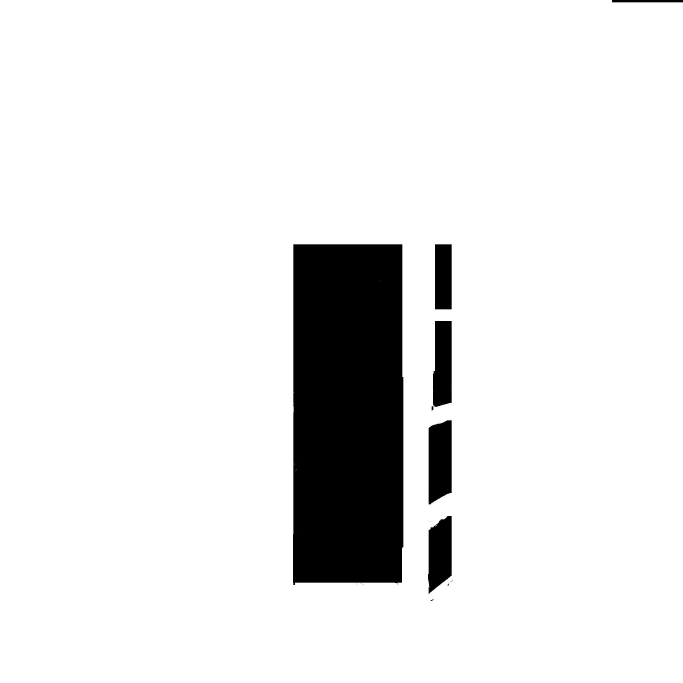
#> input picture image_processing_blending-main/externals/mask_room.jpg, 2048 x 2048 px (shown at 1/3 size); the run also reads 3 pictures not shown here
$ python sol3.py   (older library calls are emulated)
#> lines starting #> are read from the running program, lines starting #| are printed output that depends on the picture; after the words box and inside, x2 and y2 are one past the last pixel; in counts of white or black regions, pixels touching at a corner belong together
import imageio
import numpy as np
from imageio import imwrite
from scipy import ndimage
from scipy import signal
from skimage.color import rgb2gray
import matplotlib.pyplot as plt
import os

GRAY_SCALE = 1
NORMALIZED = 255.0
BASE = [1, 1]
SECOND_PIXEL_IN_ROW = 2
MIN_DIM = 16


def read_image(filename, representation):
    """
    Reading an image into a given representation
    :param filename:  the filename of an image on disk (could be grayscale or RGB)
    :param representation: - representation code, either 1 or 2
    :return: the output image is represented by a matrix of type
    np.float64 with intensities (either grayscale or RGB channel intensities) normalized to the range [0, 1].
    """
#> called with representation = 1
    image = imageio.imread(filename)
#> image is the input picture: shape (2048, 2048, 3); min 0, max 255, mean 231.5
    image = image.astype(np.float64)
    image = image / NORMALIZED
    if representation == GRAY_SCALE:
        image = rgb2gray(image)
#> image: shape (2048, 2048) float64
#> in blending_example1, `image_mask = np.round(image_mask)`: image_mask: shape (2048, 2048) float64; values 0 (black) and 1 (white), 90.8% white; 17 black regions (10 under 20 px), largest, box (x1, y1, x2, y2) and area: (879, 733, 1210, 1755) 333500, (1286, 1261, 1355, 1513) 15513, (1295, 963, 1355, 1231) 13243
#> call 2 of read_image, with representation = 2
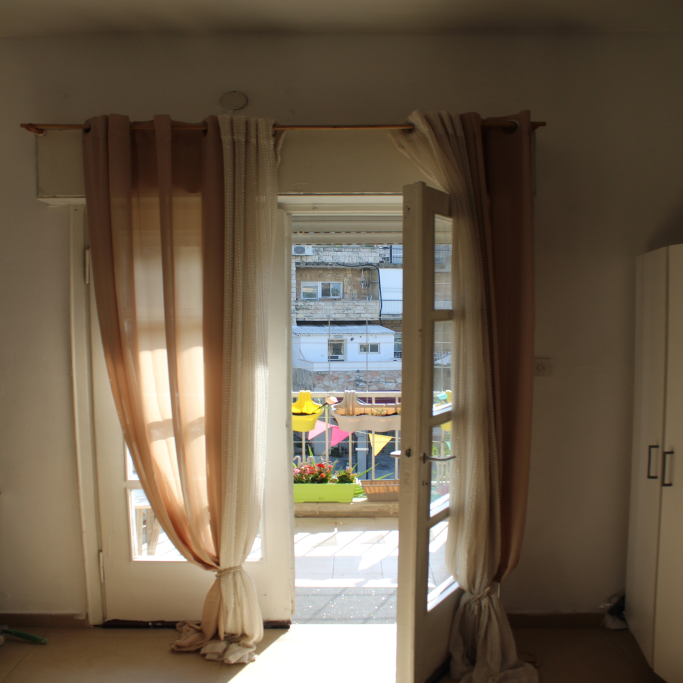
#> input picture image_processing_blending-main/externals/china_photo.jpg, 2048 x 2048 px (shown at 1/3 size)
#> in read_image, image is the input picture: shape (2048, 2048, 3); mean R, G, B 109.2, 94.2, 75.3
#> call 3 of read_image, with representation = 2
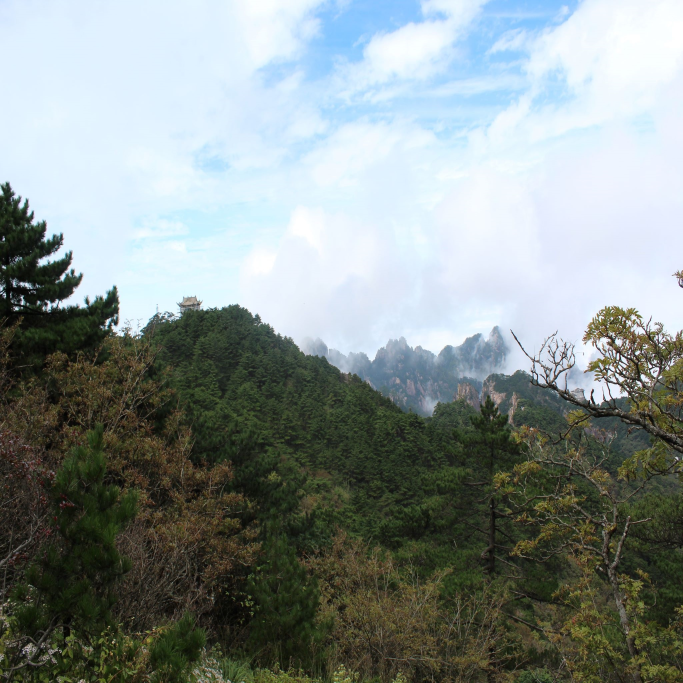
#> input picture image_processing_blending-main/externals/china_view.JPG, 2048 x 2048 px (shown at 1/3 size)
#> in read_image, image is the input picture: shape (2048, 2048, 3); mean R, G, B 134.8, 144.5, 142.8
    return image


def reduce_conv(image, filter_conv):
    """
    this function reduces the image size by using convolution with filter
    :param image: a grayscale image with double values in [0, 1]
    :param filter_conv: gaussian filter
    :return: sub sample of every second pixel in every row of the image after the reduce
    """
    reduce_image = ndimage.filters.convolve(image, filter_conv)
    reduce_image = ndimage.filters.convolve(reduce_image, filter_conv.T)
    # sub sample
    reduce_image = reduce_image[::SECOND_PIXEL_IN_ROW, ::SECOND_PIXEL_IN_ROW]
    return reduce_image


def expand(image, filter_conv):
    """
    this function expands the image size by padding and after that  using convolution with filter
    :param image: a grayscale image with double values in [0, 1]
    :param filter_conv: gaussian filter
    :return: sub sample of every second pixel in every row of the image after the reduce
    """
    row_padded = 2 * np.shape(image)[0]
    col_padded = 2 * np.shape(image)[1]
    padded_image = np.zeros((row_padded, col_padded))
    padded_image[::SECOND_PIXEL_IN_ROW, ::SECOND_PIXEL_IN_ROW] = image
    filter_conv = 2 * filter_conv  # to maintain constant brightness
    padded_image = ndimage.filters.convolve(padded_image, filter_conv, mode='constant')
    padded_image = ndimage.filters.convolve(padded_image, filter_conv.T, mode='constant')
    return padded_image


def create_filter(filter_size):
    """
    this function create a gaussian filter according to the filter size
    :param filter_size: odd number
    :return:  a gaussian filter
    """
#> called with filter_size = 9
    filter_vec = BASE
    filter_size = max(2, filter_size)
    for i in range(filter_size - 2):
        filter_vec = signal.convolve(filter_vec, BASE)
    filter_vec = filter_vec / (np.sum(filter_vec))  # normalized
    return np.reshape(filter_vec, (1, filter_size))


def build_gaussian_pyramid(im, max_levels, filter_size):
    """
    this function constructs a Gaussian pyramid
    :param im: a grayscale image with double values in [0, 1]
    :param max_levels: the maximal number of levels in the resulting pyramid
    :param filter_size: the size of the Gaussian filter (an odd scalar)
    :return: resulting pyramid pyr, filter vec
    """
    pyr = [im]  # original Image
    filter_vec = create_filter(filter_size)
    im_reduce = im
    for i in range(max_levels - 1):
        im_reduce = reduce_conv(im_reduce, filter_vec)
        if np.shape(im_reduce)[0] < MIN_DIM or np.shape(im_reduce)[1] < MIN_DIM:
            break  # im is too small
        pyr.append(im_reduce)
#> after the loop, pyr = 8 items
    return pyr, filter_vec


def build_laplacian_pyramid(im, max_levels, filter_size):
    """
    this function constructs a Laplacian pyramid
    :param im: a grayscale image with double values in [0, 1]
    :param max_levels: the maximal number of levels in the resulting pyramid
    :param filter_size: the size of the Gaussian filter (an odd scalar)
    :return: resulting pyramid pyr, filter vec
    """
    pyr = []
    pyrGaussian, filter_vec = build_gaussian_pyramid(im, max_levels, filter_size)
#> pyrGaussian = 8 items
    # for i in range(max_levels-1):
    for i in range(len(pyrGaussian) - 1):
        res = pyrGaussian[i] - expand(pyrGaussian[i + 1], filter_vec).astype(np.float64)
        pyr.append(res)
#> this loop made 7 passes
#> (row_padded in expand, col_padded in expand) on passes 1 to 7: (2048, 2048), (1024, 1024), (512, 512), (256, 256), (128, 128), (64, 64), (32, 32)
#> pass 1, in build_laplacian_pyramid, `res = pyrGaussian[i] - expand(pyrGaussian[i + 1], filter_vec).astype(n..`:
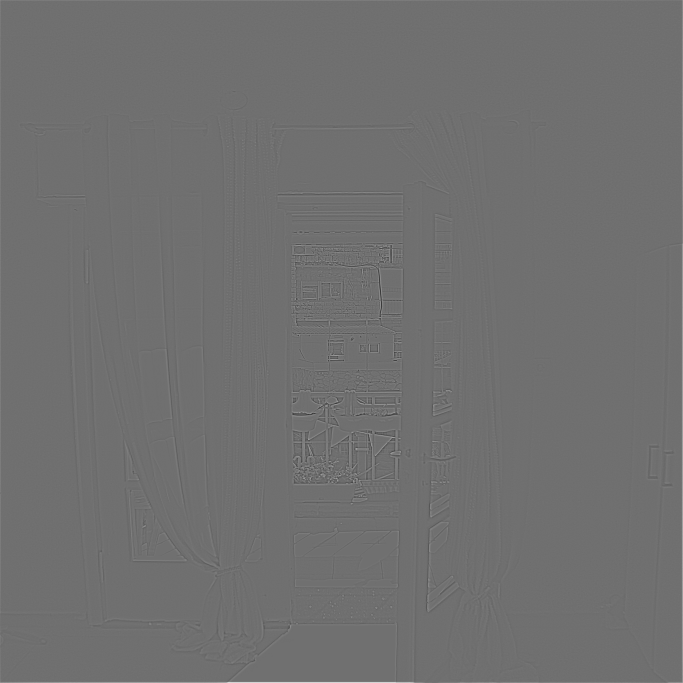
#> res: shape (2048, 2048) float64 (shown at 1/3 size); min -0.41, max 0.523, mean 0.000439; drawn with min black and max white
#> after the loop, pyr = 7 items
    pyr.append(pyrGaussian[-1])
    return pyr, filter_vec


def laplacian_to_image(lpyr, filter_vec, coeff):
    """
    the reconstruction of an image from its Laplacian Pyramid.
    :param lpyr: Laplacian pyramid
    :param filter_vec: filter
    :param coeff:  a python list
    :return:
    """
    for i in range(len(coeff)):
        lpyr[i] = lpyr[i] * coeff[i]
    image = lpyr[-1]
    for i in range(len(coeff) - 2, -1, -1):
        image = expand(image, filter_vec) + lpyr[i]
    return image


def render_pyramid(pyr, levels):
    """
    Built the image by concatenating all the pyramid levels.
    :param pyr:is either a Gaussian or Laplacian pyramid
    :param levels: is the number of levels to present in the result ≤ max_levels
    :return: the big image
    """
    levels = min(len(pyr), levels)
    col = 0
    row = np.shape(pyr[0])[0]
    for i in range(levels):
        minVal, maxVal = np.min(pyr[i]), np.max(pyr[i])
        pyr[i] = (pyr[i] - minVal) / (maxVal - minVal)
        col += np.shape(pyr[i])[1]
    res = np.zeros((row, col))
    col = 0
    for i in range(levels):
        res[:np.shape(pyr[i])[0], col:np.shape(pyr[i])[1] + col] = pyr[i]
        col += np.shape(pyr[i])[1]
    return res


def display_pyramid(pyr, levels):
    """
     Display the stacked pyramid image
    :param pyr:is either a Gaussian or Laplacian pyramid
    :param levels: is the number of levels to present in the result ≤ max_levels
    :return: the stacked pyramid image
    """
    res = render_pyramid(pyr, levels)
    plt.imshow(res, cmap='gray')
    plt.show()


def pyramid_blending(im1, im2, mask, max_levels, filter_size_im, filter_size_mask):
    """
    :param im1: input grayscale image to be blended
    :param im2: input grayscale image to be blended
    :param mask: – is a boolean (i.e. dtype == np.bool) mask containing True and False representing which parts
    of im1 and im2 should appear in the resulting im_blend
    :param max_levels: is the max_levels parameter you should use when generating the Gaussian and Laplacian
    pyramids.
    :param filter_size_im:  the size of the Gaussian filter
    :param filter_size_mask: the size of the Gaussian filter
    :return: blended image from the Laplacian pyramid
    """
    # 1. Construct Laplacian pyramids L1 and L2 for the input images im1 and im2, respectively.
    pyr1, filter_vec1 = build_laplacian_pyramid(im1, max_levels, filter_size_im)
#> pyr1 = 8 items
    pyr2, filter_vec2 = build_laplacian_pyramid(im2, max_levels, filter_size_im)
#> the loop in build_laplacian_pyramid (call 2), `for i in range(len(pyrGaussian) - 1):` made 7 passes
#> pyr2 = 8 items

    # 2. Construct a Gaussian pyramid Gm for the provided mask (convert it first to np.float64).
    mask = mask.astype(np.float64)
    mask_pye, mask_filter = build_gaussian_pyramid(mask, max_levels, filter_size_mask)
#> mask_pye = 8 items
    levels = min(len(pyr1), len(pyr2), max_levels)
#> levels = 8
    l_out = []
    for i in range(levels):
        # according to the formula: L_out[k]= G_m[k]*L_1[k] + (1-G_m[k])*L_2[k]
        l_out.append(np.multiply(mask_pye[i], pyr1[i]) + np.multiply(1 - mask_pye[i], pyr2[i]))
#> after the loop, l_out = 8 items
    coeff = np.ones(levels, dtype=int)
#> coeff = [1, 1, 1, 1, 1, 1, 1, 1]
    return laplacian_to_image(l_out, filter_vec1, coeff).clip(0, 1)
#> the loop in laplacian_to_image, `for i in range(len(coeff)):` made 8 passes
#> after the loop in laplacian_to_image, `for i in range(len(coeff)):`: lpyr = 8 items
#> the loop in laplacian_to_image, `for i in range(len(coeff) - 2, -1, -1):` made 7 passes
#> (i, row_padded in expand, col_padded in expand) on passes 1, 2, 3, 5, 6, 7: (6, 32, 32), (5, 64, 64), (4, 128, 128), (2, 512, 512), (1, 1024, 1024), (0, 2048, 2048)
#> after the loop in laplacian_to_image, `for i in range(len(coeff) - 2, -1, -1):`:
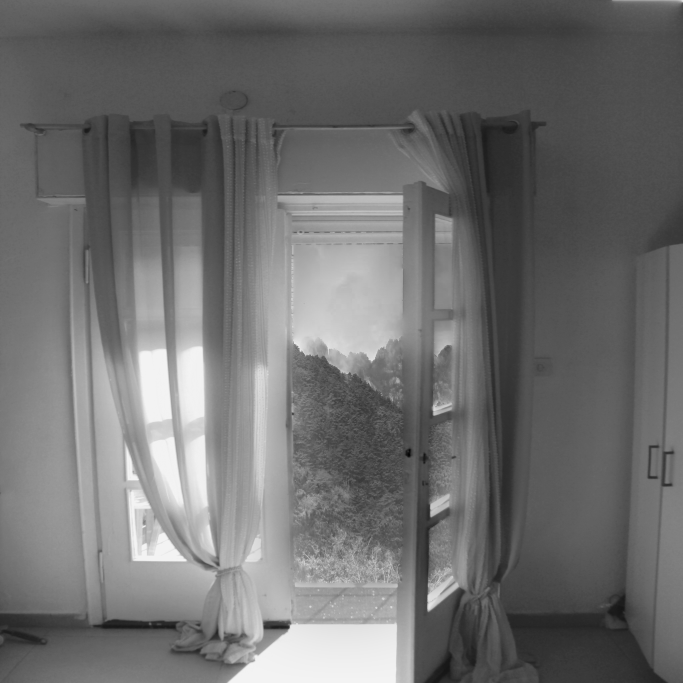
#> image: shape (2048, 2048) float64 (shown at 1/3 size); min -0.081, max 1.05, mean 0.409; drawn with min black and max white


def plot_images(im1, im2, mask, blended_im, titleNeeded):
    """
    plot all images
    :param im1: first image
    :param im2: second image
    :param mask: mask image
    :param blended_im: blended image
    :param titleNeeded: boolean
    """
    fig = plt.figure()
    ax1 = fig.add_subplot(221)
    imgplot = plt.imshow(im1)

    ax = fig.add_subplot(222)
    imgplot = plt.imshow(im2)
    if titleNeeded:
        ax1.set_title('My Balcony')
        ax.set_title('China')
    ax = fig.add_subplot(223)
    imgplot = plt.imshow(blended_im)
    ax = fig.add_subplot(224)
    imgplot = plt.imshow(mask, cmap="gray")
    plt.show()


def relpath(filename):
    return os.path.join(os.path.dirname(__file__), filename)


def blending_example1():
    """
    blend my balcony and chine view.
    **The photos were taken by me ***
    :return: image1, image2, mask, im_blend
    """
    image_mask = read_image(relpath("externals/mask_room.jpg"), 1)
    image_mask = np.round(image_mask)
    image_mask = image_mask.astype(np.bool)

    image1 = read_image(relpath("externals/china_photo.jpg"), 2)
    image2 = read_image(relpath("externals/china_view.JPG"), 2)

    image_blend = np.zeros(image1.shape).astype(np.float64)
    red = pyramid_blending(image1[:, :, 0], image2[:, :, 0], image_mask, 9, 9, 7)
    image_blend[:, :, 0] = red
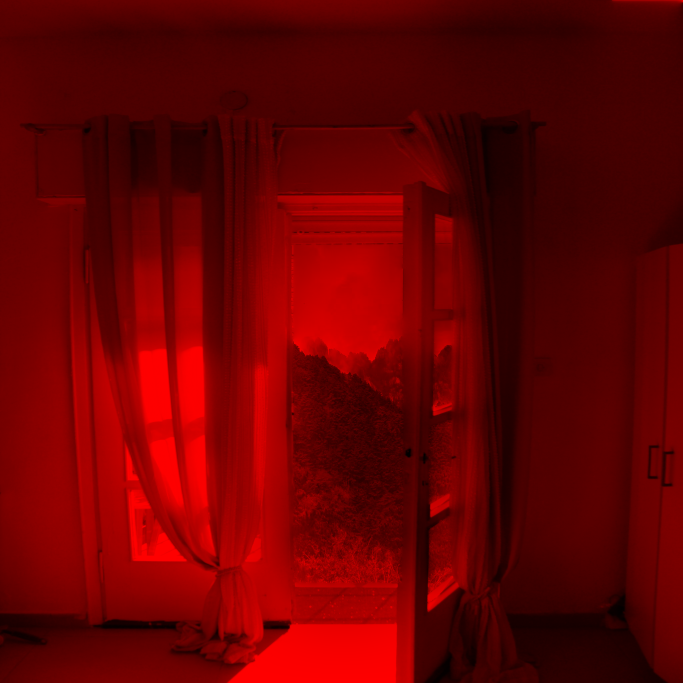
#> image_blend: shape (2048, 2048, 3) float64 (shown at 1/3 size); mean of channels 0, 1, 2 0.409, 0, 0; drawn as R, G, B
    green = pyramid_blending(image1[:, :, 1], image2[:, :, 1], image_mask, 9, 9, 7)
#> call 4 of build_gaussian_pyramid, with max_levels = 9, filter_size = 9
#> in build_gaussian_pyramid (call 4), `im_reduce = im`:
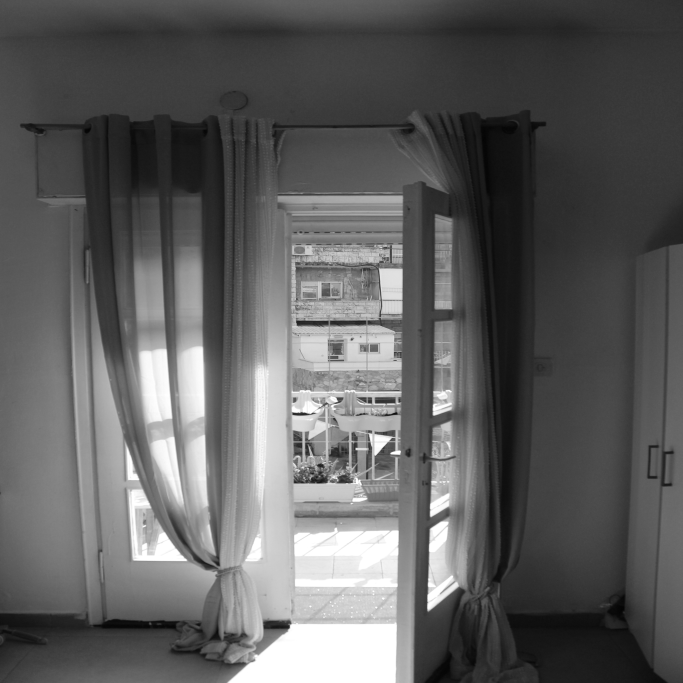
#> im_reduce: shape (2048, 2048) float64 (shown at 1/3 size); min 0.00392, max 1, mean 0.369
#> the loop in build_laplacian_pyramid (call 3), `for i in range(len(pyrGaussian) - 1):` made 7 passes
#> pass 1, in expand (call 22), `padded_image = ndimage.filters.convolve(padded_image, filter_conv, mod..`:
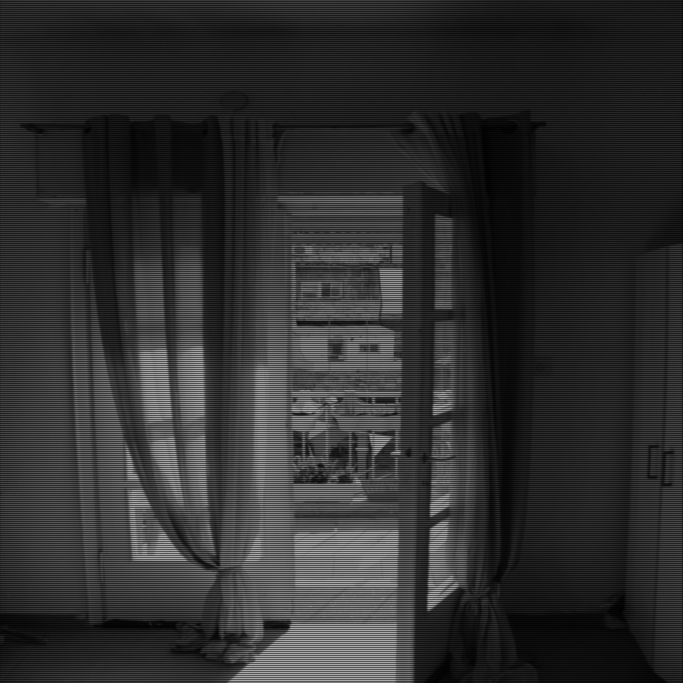
#> padded_image: shape (2048, 2048) float64 (shown at 1/3 size); min 0, max 1, mean 0.185
#> the loop in laplacian_to_image (call 2), `for i in range(len(coeff)):` made 8 passes
#> the loop in laplacian_to_image (call 2), `for i in range(len(coeff) - 2, -1, -1):` made 7 passes
    image_blend[:, :, 1] = green
    blue = pyramid_blending(image1[:, :, 2], image2[:, :, 2], image_mask, 9, 9, 7)
    image_blend[:, :, 2] = blue
    plot_images(image1, image2, image_mask, image_blend, True)
    return image1, image2, image_mask, image_blend


def blending_example2():
    """
    blend Anna and corona-mask
    :return: image1, image2, mask, image_blend
    """
    image_mask = read_image(relpath("externals/pic_1_mask_black_frozen.jpg"), 1)
    image_mask = np.round(image_mask)
    image_mask = image_mask.astype(np.bool)
    image1 = read_image(relpath("externals/pic_1_frozen.jpg"), 2)
    image2 = read_image(relpath("externals/pic_1_woman.jpg"), 2)
    image_blend = np.zeros(image1.shape).astype(np.float64)
    red = pyramid_blending(image1[:, :, 0], image2[:, :, 0], image_mask, 9, 9, 7)
    image_blend[:, :, 0] = red
    green = pyramid_blending(image1[:, :, 1], image2[:, :, 1], image_mask, 9, 9, 7)
    image_blend[:, :, 1] = green
    blue = pyramid_blending(image1[:, :, 2], image2[:, :, 2], image_mask, 9, 9, 7)
    image_blend[:, :, 2] = blue
    plot_images(image1, image2, image_mask, image_blend, False)
    return image1, image2, image_mask, image_blend


if __name__ == '__main__':
    blending_example1()
    blending_example2()
